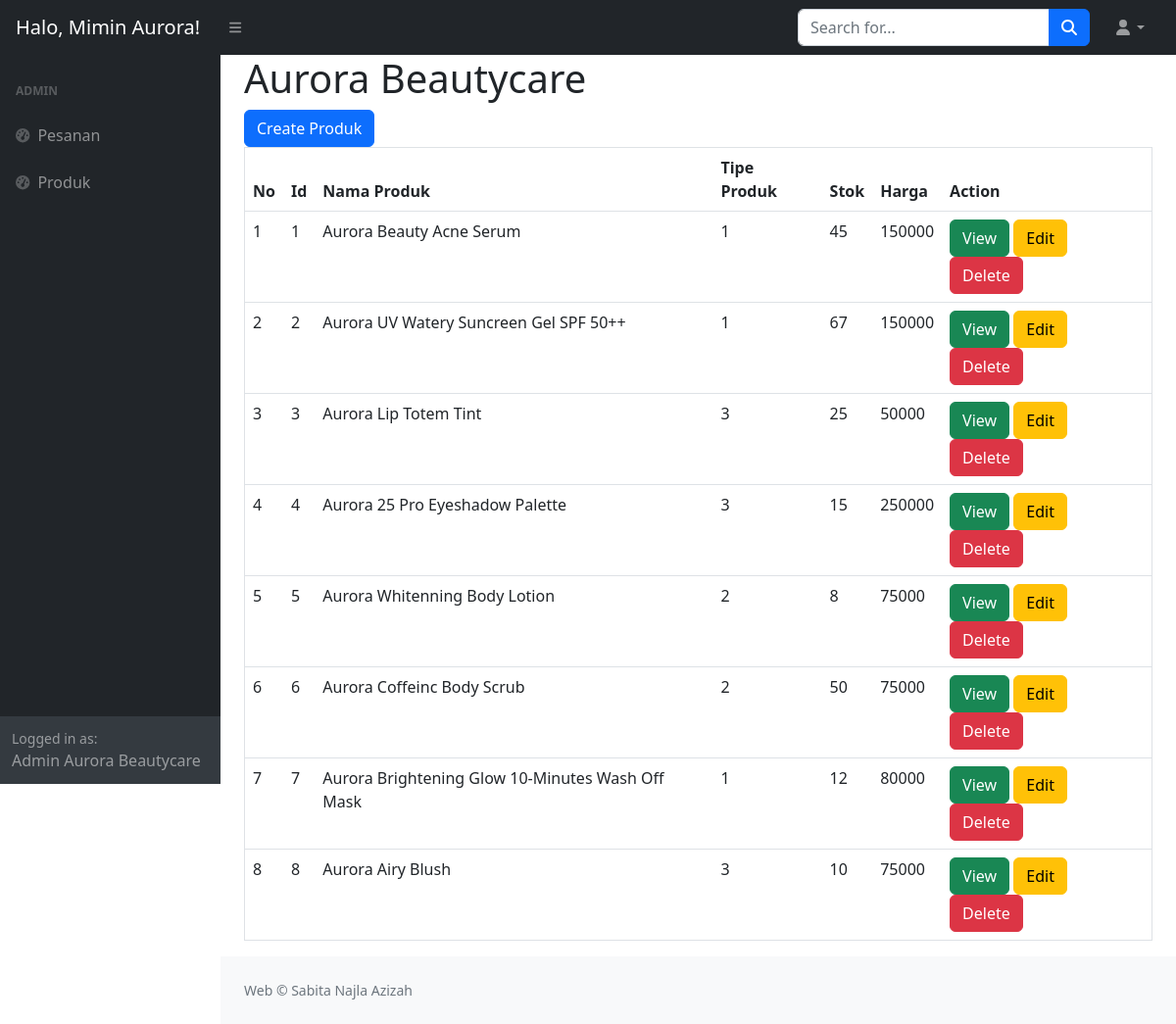
The page / on the database its author committed.
### tables this page shows
CREATE TABLE `produk` (
  `id` int(10) NOT NULL,
  `nama_produk` varchar(50) NOT NULL,
  `tipe` int(5) NOT NULL,
  `stok` int(100) NOT NULL,
  `harga` int(50) NOT NULL
);

### index.php (the view, shortened to what this page needs)
<!DOCTYPE html>
<html lang="en">
    <head>
        <link href="https://cdn.jsdelivr.net/npm/simple-datatables@7.1.2/dist/style.min.css" rel="stylesheet" />
        <link href="css/styles.css" rel="stylesheet" />
    </head>
    <body class="sb-nav-fixed">
        <nav class="sb-topnav navbar navbar-expand navbar-dark bg-dark">
            <a class="navbar-brand ps-3" href="#">Halo, Mimin Aurora!</a>
            <button class="btn btn-link btn-sm order-1 order-lg-0 me-4 me-lg-0" id="sidebarToggle" href="#!"><i class="fas fa-bars"></i></button>
            <form class="d-none d-md-inline-block form-inline ms-auto me-0 me-md-3 my-2 my-md-0">
                <div class="input-group">
                    <input class="form-control" type="text" placeholder="Search for..." aria-label="Search for..." aria-describedby="btnNavbarSearch" />
                    <button class="btn btn-primary" id="btnNavbarSearch" type="button"><i class="fas fa-search"></i></button>
                </div>
            </form>
            <ul class="navbar-nav ms-auto ms-md-0 me-3 me-lg-4">
                <li class="nav-item dropdown">
                    <a class="nav-link dropdown-toggle" id="navbarDropdown" href="#" role="button" data-bs-toggle="dropdown" aria-expanded="false"><i class="fas fa-user fa-fw"></i></a>
                </li>
            </ul>
        </nav>
        <div id="layoutSidenav">
            <div id="layoutSidenav_nav">
                <nav class="sb-sidenav accordion sb-sidenav-dark" id="sidenavAccordion">
                    <div class="sb-sidenav-menu">
                        <div class="nav">
                            <div class="sb-sidenav-menu-heading">Admin</div>
                            <a class="nav-link" href="index_pesanan.php">
                                <div class="sb-nav-link-icon"><i class="fas fa-tachometer-alt"></i></div>
                                Pesanan
                            </a>
                            <a class="nav-link" href="index.php">
                                <div class="sb-nav-link-icon"><i class="fas fa-tachometer-alt"></i></div>
                                Produk
                            </a>
                        </div>
                    </div>
                    <div class="sb-sidenav-footer">
                        <div class="small">Logged in as:</div>
                        Admin Aurora Beautycare
                    </div>
                </nav>
            </div>
            <div id="layoutSidenav_content">
                <main>
                    <div class="container-fluid px-4">
                        <h1>Aurora Beautycare</h1>
                        <?php
    require_once 'dbkecantikan.php';
?>
<?php
   $sql = "SELECT * FROM produk";
   $rs = $dbh->query($sql);
?>
      <a class="btn btn-primary" href="form_produk.php" role="button">Create Produk</a>
        <table class="table" width="100%" border="1" cellspacing="2" cellpadding="2">
            <thead>
                <tr>
                    <th>No</th>
                    <th>Id</th>
                    <th>Nama Produk</th>
                    <th>Tipe Produk</th>
                    <th>Stok</th>
                    <th>Harga</th>
                    <th>Action</th>
                </tr>
            </thead>
            <tbody>
                <?php
                $nomor  =1 ;
                foreach($rs as $row){
                ?>
                    <tr>
                        <td><?=$nomor?></td>
                        <td><?=$row['id']?></td>
                        <td><?=$row['nama_produk']?></td>
                        <td><?=$row['tipe']?></td>
                        <td><?=$row['stok']?></td>
                        <td><?=$row['harga']?></td>
                        <td>
                        <a class="btn btn-success" href="view_produk.php?id=<?=$row['id']?>">View</a>
                        <a class="btn btn-warning" href="edit_produk.php?idedit=<?=$row['id']?>">Edit</a>
                        <a class="btn btn-danger" href="delete_produk.php?iddel=<?=$row['id']?>"
                        onclick="if(!confirm('Anda Yakin Hapus Data Produk <?=$row['nama_produk']?>?')) {return false}"
                        >Delete</a>
                        </td>
                    </tr>
                <?php
                $nomor++;
                }
                ?>
            </tbody>
            </table>
                </div>
                </main>
                <footer class="py-4 bg-light mt-auto">
                    <div class="container-fluid px-4">
                        <div class="d-flex align-items-center justify-content-between small">
                            <div class="text-muted">Web &copy; Sabita Najla Azizah</div>
                        </div>
                    </div>
                </footer>
            </div>
        </div>
    </body>
</html>

### rows shown on the page
produk: id "1", nama_produk "Aurora Beauty Acne Serum", tipe "1", stok "45", harga "150000"
produk: id "2", nama_produk "Aurora UV Watery Suncreen Gel SPF 50++", tipe "1", stok "67", harga "150000"
produk: id "3", nama_produk "Aurora Lip Totem Tint", tipe "3", stok "25", harga "50000"
produk: id "4", nama_produk "Aurora 25 Pro Eyeshadow Palette", tipe "3", stok "15", harga "250000"
produk: id "5", nama_produk "Aurora Whitenning Body Lotion", tipe "2", stok "8", harga "75000"
produk: id "6", nama_produk "Aurora Coffeinc Body Scrub", tipe "2", stok "50", harga "75000"
produk: id "7", nama_produk "Aurora Brightening Glow 10-Minutes Wash Off Mask", tipe "1", stok "12", harga "80000"
produk: id "8", nama_produk "Aurora Airy Blush", tipe "3", stok "10", harga "75000"
